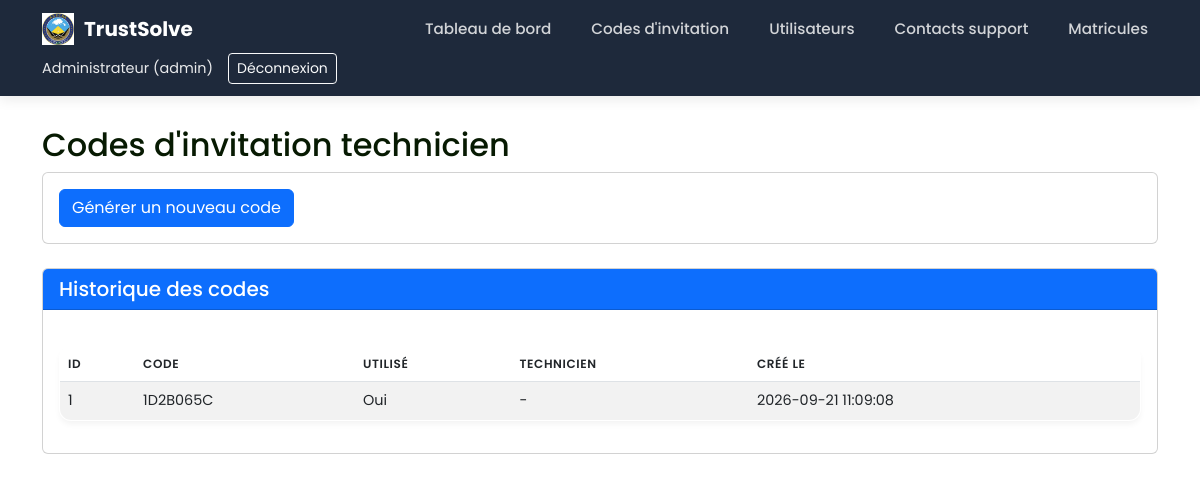
The app's page /admin/codes (signed in) with its own data.
### tables this page shows
CREATE TABLE invite_codes (
            id INTEGER PRIMARY KEY AUTOINCREMENT,
            code TEXT UNIQUE NOT NULL,
            used INTEGER DEFAULT 0,
            used_by INTEGER,
            created_at TEXT NOT NULL,
            FOREIGN KEY (used_by) REFERENCES users (id)
        );

### app.py (the view)
    def wrapper(*args, **kwargs):
        if 'user_id' not in session:
            return redirect(url_for('login'))
        return f(*args, **kwargs)

### app.py (called while the page is built)
def login_required(f):
    def wrapper(*args, **kwargs):
        if 'user_id' not in session:
            return redirect(url_for('login'))
        return f(*args, **kwargs)
    wrapper.__name__ = f.__name__
    return wrapper

@app.route("/admin/codes", methods=["GET", "POST"])
@login_required
def admin_codes():
    if session.get('role') != 'admin':
        return "Accès réservé à l'administrateur.", 403
    new_code = None
    if request.method == "POST":
        new_code = generate_invite_code()
    codes = get_all_invite_codes()
    return render_template('admin_codes.html', codes=codes, new_code=new_code)

### database.py (called while the page is built)
def get_all_invite_codes():
    conn = sqlite3.connect(DB_NAME)
    c = conn.cursor()
    c.execute('SELECT id, code, used, created_at FROM invite_codes ORDER BY id DESC')
    codes = c.fetchall()
    conn.close()
    return codes

### templates/admin_codes.html (shortened to what this page needs)
{% extends "base.html" %}
{% block content %}
<h2>Codes d'invitation technicien</h2>
<div class="card mb-4">
    <div class="card-body">
        <form method="post">
            <button type="submit" class="btn btn-primary">Générer un nouveau code</button>
        </form>
    </div>
</div>
<div class="card">
    <div class="card-header bg-primary text-white">
        <h5 class="mb-0">Historique des codes</h5>
    </div>
    <div class="card-body">
        {% if codes %}
        <table class="table table-striped">
            <thead>
                <tr>
                    <th>ID</th>
                    <th>Code</th>
                    <th>Utilisé</th>
                    <th>Technicien</th>
                    <th>Créé le</th>
                </tr>
            </thead>
            <tbody>
                {% for c in codes %}
                <tr>
                    <td>{{ c[0] }}</td>
                    <td>{{ c[1] }}</td>
                    <td>{{ 'Oui' if c[2] else 'Non' }}</td>
                    <td>{{ c[4] if c[4] else '-' }}</td>
                    <td>{{ c[3] }}</td>
                </tr>
                {% endfor %}
            </tbody>
        </table>
        {% else %}
        <p>Aucun code généré pour l'instant.</p>
        {% endif %}
    </div>
</div>
{% endblock %}

### static/dashboard.css (style rules this page uses)
body:not(:has(.auth-wrapper)) { font-family: 'Inter', sans-serif; background-color: #f8fafc; color: #071a02; }
table { width: 100%; border-collapse: separate; border-spacing: 0; background: #ffffff; border-radius: 12px; border: 1px solid #e2e8f0; overflow: hidden; box-shadow: 0 4px 6px -1px rgba(0, 0, 0, 0.05); margin: 20px 0; }
th, td { padding: 14px 18px; text-align: left; border-bottom: 1px solid #e2e8f0; font-size: 0.9rem; }
th { background-color: #f1f5f9; color: #475569; font-weight: 600; text-transform: uppercase; font-size: 0.75rem; letter-spacing: 0.05em; }
tr:last-child td { border-bottom: none; }

### static/auth.css (style rules this page uses)
body { font-family: 'Poppins', sans-serif !important; min-height: 100vh; margin: 0; background: url('/static/image/AIGE.png') no-repeat center center/cover fixed !important; }

### records on screen
invite_codes: id "1", code "1D2B065C", used "Oui", c "-", created_at "2026-09-21 11:09:08"

### other values on screen
{{ session['full_name'] }} "Administrateur"
{{ session['role'] }} "admin"
